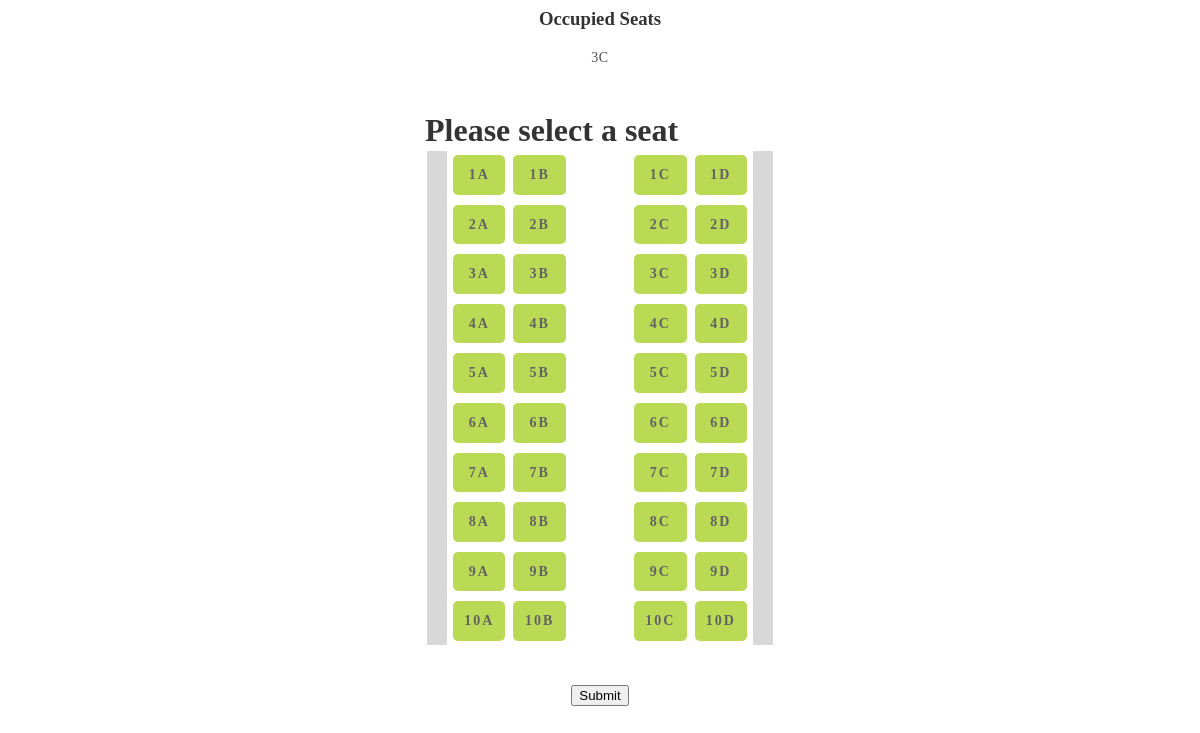
The page /book/ on the database as committed earlier.
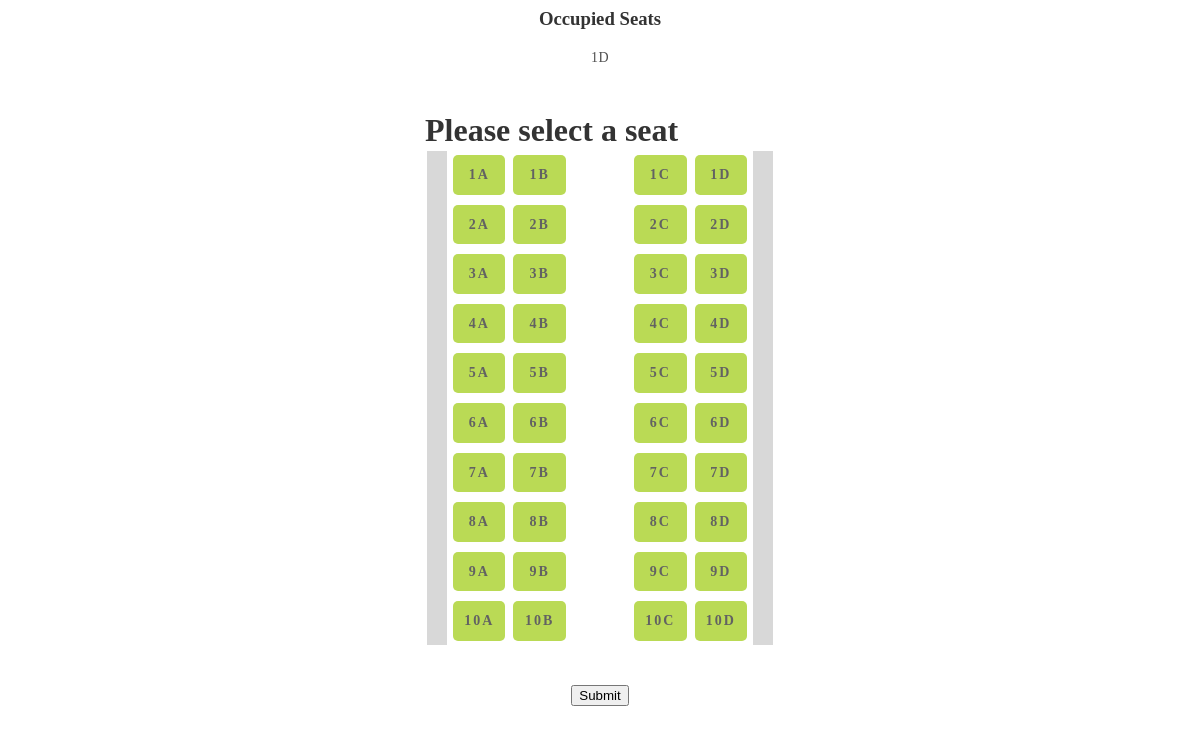
The same page on the database as committed later.
### myapp/models.py (models this page shows)
class seats(models.Model):
    CHOICES = (
        ('allow', 'Allow'),
        ('occupied', 'Occupied'),
    )
    slot_name = models.CharField(max_length=50, blank=True, null=True)
    visiname = models.CharField(max_length=50, blank=True, null=True, default="NONE")
    date = models.DateTimeField(default=datetime.now, blank=True)
    status =  models.CharField(max_length=50, choices= CHOICES, blank=True, default = "allow")

### myapp/views.py (the view)
# urls.py: url(r'^book/', views.book, name='book'),
@csrf_exempt
def book(request):
    if request.method == 'POST':
        slot_req_name = request.POST.get("seatname")
        str(slot_req_name)
        if slot_req_name is None:
            return HttpResponse("Select atleast one seat", content_type='text/plain')
        elif seats.objects.filter(slot_name= slot_req_name):
            return HttpResponse("already booked by another person. try another one", content_type='text/plain')
        else:
            username = request.user.username
            store_nowl = seats.objects.create(slot_name= slot_req_name,visiname=username,status='booked')
            store_all = allbookings.objects.create(slot_name= slot_req_name,visiname=username,status='booked')
            return HttpResponse("Booking Successful and Your Seat Number is:"+slot_req_name, content_type='text/plain')
    else:
        status = seats.objects.filter(status='booked')
        stu = {"details": status}
        return render(request,'book.html',stu)

### myapp/templates/book.html (shortened to what the changed rows need)
<!DOCTYPE html>
<html lang="en">
<head>
    <link rel="stylesheet" href="https://cdnjs.cloudflare.com/ajax/libs/normalize/5.0.0/normalize.min.css">
    <link rel="stylesheet" href="css/style.css">
</head>
<body>
  <center> <h3> Occupied Seats </h3>
  {% for student in details %}
  <p id ='me'>  {{ student.slot_name}}  </p>
  {% endfor %}
  </center>
<form action="{%  url 'book'%}" method='POST' >
    <div class="plane">
      <div class="cockpit">
          <h1>Please select a seat</h1>
        </div>
        </div>
</form>
      <br>
</body>
</html>

Rows that differ between the two databases and show on the page:
removed seats: slot_name "3C"
added seats: slot_name "1D"
